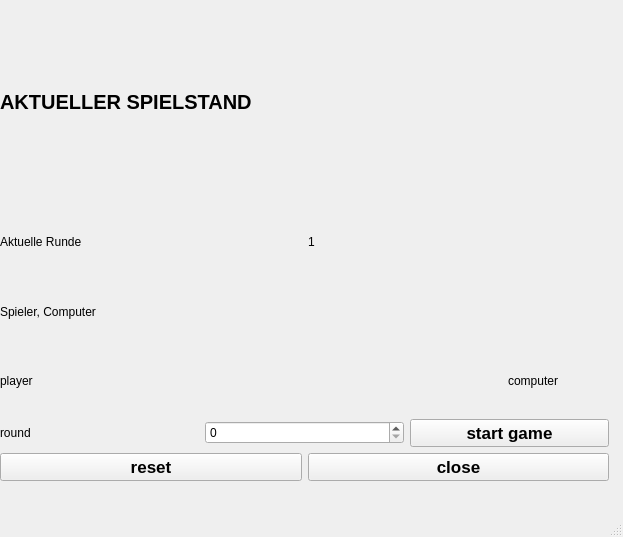
<?xml version="1.0" encoding="UTF-8"?>
<ui version="4.0">
 <class>MainWindow</class>
 <widget class="QMainWindow" name="MainWindow">
  <property name="geometry">
   <rect>
    <x>0</x>
    <y>0</y>
    <width>623</width>
    <height>537</height>
   </rect>
  </property>
  <property name="windowTitle">
   <string>Schere Stein Papier ekralik</string>
  </property>
  <property name="layoutDirection">
   <enum>Qt::LeftToRight</enum>
  </property>
  <widget class="QWidget" name="centralwidget">
   <widget class="QWidget" name="verticalLayoutWidget">
    <property name="geometry">
     <rect>
      <x>0</x>
      <y>0</y>
      <width>609</width>
      <height>481</height>
     </rect>
    </property>
    <layout class="QVBoxLayout" name="verticalLayout">
     <item>
      <widget class="QLabel" name="label">
       <property name="minimumSize">
        <size>
         <width>100</width>
         <height>0</height>
        </size>
       </property>
       <property name="font">
        <font>
         <pointsize>15</pointsize>
         <weight>75</weight>
         <bold>true</bold>
        </font>
       </property>
       <property name="layoutDirection">
        <enum>Qt::LeftToRight</enum>
       </property>
       <property name="styleSheet">
        <string>0</string>
       </property>
       <property name="text">
        <string>AKTUELLER SPIELSTAND</string>
       </property>
      </widget>
     </item>
     <item>
      <layout class="QVBoxLayout" name="verticalLayout_2">
       <item>
        <layout class="QHBoxLayout" name="horizontalLayout_4">
         <item>
          <widget class="QLabel" name="label_2">
           <property name="text">
            <string>Aktuelle Runde</string>
           </property>
          </widget>
         </item>
         <item>
          <widget class="QLabel" name="label_7">
           <property name="text">
            <string>1</string>
           </property>
          </widget>
         </item>
        </layout>
       </item>
       <item>
        <widget class="QLabel" name="label_3">
         <property name="text">
          <string>Spieler, Computer</string>
         </property>
        </widget>
       </item>
       <item>
        <layout class="QHBoxLayout" name="horizontalLayout">
         <item>
          <widget class="QLabel" name="label_4">
           <property name="text">
            <string>player</string>
           </property>
          </widget>
         </item>
         <item>
          <spacer name="horizontalSpacer">
           <property name="orientation">
            <enum>Qt::Horizontal</enum>
           </property>
           <property name="sizeType">
            <enum>QSizePolicy::Fixed</enum>
           </property>
           <property name="sizeHint" stdset="0">
            <size>
             <width>400</width>
             <height>20</height>
            </size>
           </property>
          </spacer>
         </item>
         <item>
          <widget class="QLabel" name="label_5">
           <property name="text">
            <string>computer</string>
           </property>
          </widget>
         </item>
        </layout>
       </item>
      </layout>
     </item>
     <item>
      <layout class="QVBoxLayout" name="verticalLayout_3">
       <item>
        <layout class="QHBoxLayout" name="horizontalLayout_2">
         <item>
          <widget class="QLabel" name="label_6">
           <property name="text">
            <string>round</string>
           </property>
          </widget>
         </item>
         <item>
          <widget class="QSpinBox" name="spinBox"/>
         </item>
         <item>
          <widget class="QPushButton" name="start">
           <property name="font">
            <font>
             <pointsize>13</pointsize>
             <weight>75</weight>
             <bold>true</bold>
            </font>
           </property>
           <property name="text">
            <string>start game</string>
           </property>
          </widget>
         </item>
        </layout>
       </item>
      </layout>
     </item>
     <item>
      <layout class="QHBoxLayout" name="horizontalLayout_3">
       <item>
        <widget class="QPushButton" name="reset">
         <property name="font">
          <font>
           <pointsize>13</pointsize>
           <weight>75</weight>
           <bold>true</bold>
          </font>
         </property>
         <property name="text">
          <string>reset</string>
         </property>
        </widget>
       </item>
       <item>
        <widget class="QPushButton" name="pushButton_3">
         <property name="font">
          <font>
           <pointsize>13</pointsize>
           <weight>75</weight>
           <bold>true</bold>
          </font>
         </property>
         <property name="text">
          <string>close</string>
         </property>
        </widget>
       </item>
      </layout>
     </item>
    </layout>
   </widget>
  </widget>
  <widget class="QMenuBar" name="menubar">
   <property name="geometry">
    <rect>
     <x>0</x>
     <y>0</y>
     <width>623</width>
     <height>26</height>
    </rect>
   </property>
  </widget>
  <widget class="QStatusBar" name="statusbar"/>
 </widget>
 <resources/>
 <connections>
  <connection>
   <sender>reset</sender>
   <signal>clicked()</signal>
   <receiver>MainWindow</receiver>
   <slot>update()</slot>
   <hints>
    <hint type="sourcelabel">
     <x>111</x>
     <y>427</y>
    </hint>
    <hint type="destinationlabel">
     <x>399</x>
     <y>299</y>
    </hint>
   </hints>
  </connection>
  <connection>
   <sender>pushButton_3</sender>
   <signal>clicked()</signal>
   <receiver>MainWindow</receiver>
   <slot>close()</slot>
   <hints>
    <hint type="sourcelabel">
     <x>338</x>
     <y>427</y>
    </hint>
    <hint type="destinationlabel">
     <x>399</x>
     <y>299</y>
    </hint>
   </hints>
  </connection>
 </connections>
</ui>
